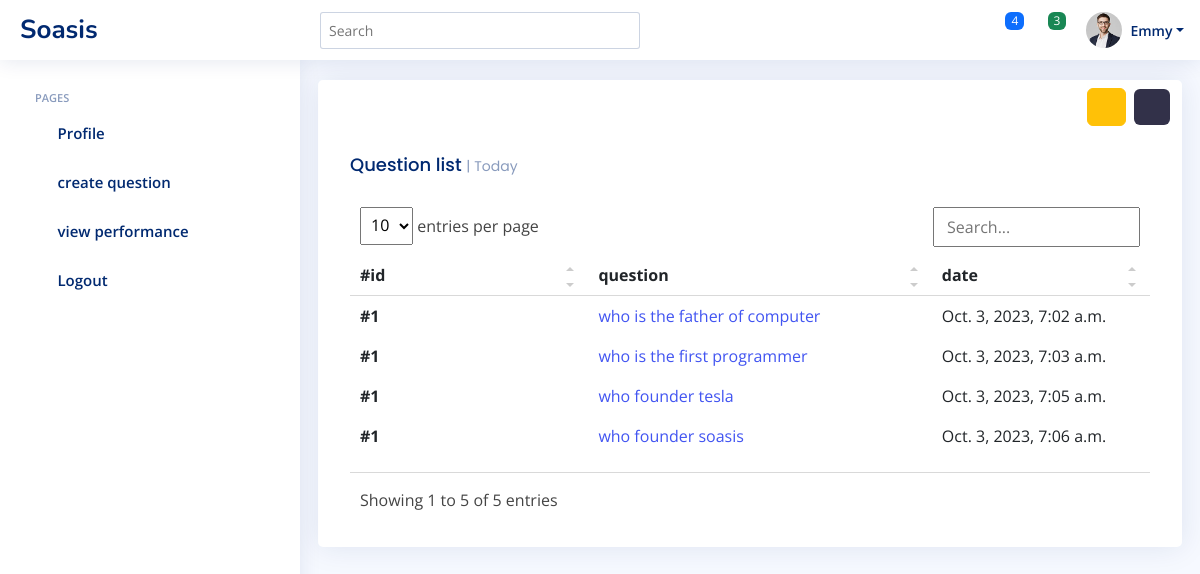
Page /staff/create_test (signed in) on the committed database.
### testapp/models.py (models this page shows, shortened)
class Questions(models.Model):
    question = models.CharField(max_length=555)
    answer_options = models.ForeignKey(AnswerOptions, on_delete=models.CASCADE, null=True, blank=True)
    correct_answer = models.CharField(blank=True, max_length=255, null=True)
    created_by = models.ForeignKey(Account, on_delete=models.CASCADE)
    created = models.DateTimeField(auto_now_add=True)

### staff/views.py (the view)
# urls.py: path('create_test',create_test,name="create_test"),
def create_test(request):
    user = request.user
    questions = Questions.objects.filter(created_by=user)
    context = {"questions":questions}
    return render(request,'staff/snippets/create_test.html',context)

### staff/templates/staff/snippets/create_test.html (shortened to what this page needs)
{% extends "staff/snippets/base.html" %}
{% block content %}
{% include "staff/snippets/nav.html" %}
{% include "staff/snippets/aside.html" %}
<main class="main" id="main">
    <section>
        <section class="content">
            <div class="row">
              <div class="card recent-sales overflow-auto">
                <div class="d-flex justify-content-end align-items-center">
                  <button class="btn btn-warning m-2"><i class="bi bi-list-check"></i></button>
                  <button type="button" class="btn btn-primary" data-bs-toggle="modal" data-bs-target="#basicModal">
                    <i class="bi bi-plus"></i>
                  </button>
                </div>
                <div class="card-body">
                  <h5 class="card-title">Question list <span>| Today</span></h5>
                  <div class="dataTable-wrapper dataTable-loading no-footer sortable searchable fixed-columns">
                    <div class="dataTable-top">
                      <div class="dataTable-dropdown">
                        <label>
                          <select class="dataTable-selector">
                            <option value="10" selected="">10</option>
                          </select> entries per page</label>
                        </div><div class="dataTable-search">
                          <input class="dataTable-input" placeholder="Search..." type="text">
                        </div>
                      </div>
                      <div class="dataTable-container">
                        <table class="table table-borderless datatable dataTable-table">
                          <thead>
                            <tr>
                              <th scope="col" data-sortable="" style="width: 15.6085%;"><a href="#" class="dataTable-sorter">#id</a></th>
                              <th scope="col" data-sortable="" style="width: 22.4868%;"><a href="#" class="dataTable-sorter">question</a></th>
                              <th scope="col" data-sortable="" style="width: 14.2857%;"><a href="#" class="dataTable-sorter">date</a></th>
                            </tr>
                          </thead>
                          <tbody>
                            {% for q in questions %}
                            <tr>
                              <th scope="row"><a href="#">#1</a></th>
                              <td><a href="{% url 'single' q_id=q.id %}">{{q.question}}</a> </td>
                              <td>{{q.created}}</td>
                            </tr>
                            {% endfor %}
                          </tbody>
                        </table>
                      </div>
                      <div class="dataTable-bottom">
                        <div class="dataTable-info">Showing 1 to 5 of 5 entries</div>
                      </div>
                    </div>
                </div>
              </div>
            </div>
          </section>
    </section>
</main>
{% endblock content %}

### static/assets/css/style.css (style rules this page uses)
:root { scroll-behavior: smooth; }
body { font-family: "Open Sans", sans-serif; background: #f6f9ff; color: #444444; }
a { color: #4154f1; text-decoration: none; }
h1, h2, h3, h4, h5, h6 { font-family: "Nunito", sans-serif; }
#main { margin-top: 60px; padding: 20px 30px; transition: all 0.3s; }
.card { margin-bottom: 30px; border: none; border-radius: 5px; box-shadow: 0px 0 30px rgba(1, 41, 112, 0.1); }
.card-title { padding: 20px 0 15px 0; font-size: 18px; font-weight: 500; color: #012970; font-family: "Poppins", sans-serif; }
.card-title span { color: #899bbd; font-size: 14px; font-weight: 400; }
.card-body { padding: 0 20px 20px 20px; }
@media (min-width: 1200px) { #main, #footer { margin-left: 300px; } }

### staff/templates/staff/snippets/base.html (style rules this page uses)
.btn-primary { background: #323149; border: #323149; }

### rows in the picture
Questions: question "who is the father of computer", created "Oct. 3, 2023, 7:02 a.m."
Questions: question "who is the first programmer", created "Oct. 3, 2023, 7:03 a.m."
Questions: question "who founder tesla", created "Oct. 3, 2023, 7:05 a.m."
Questions: question "who founder soasis", created "Oct. 3, 2023, 7:06 a.m."
